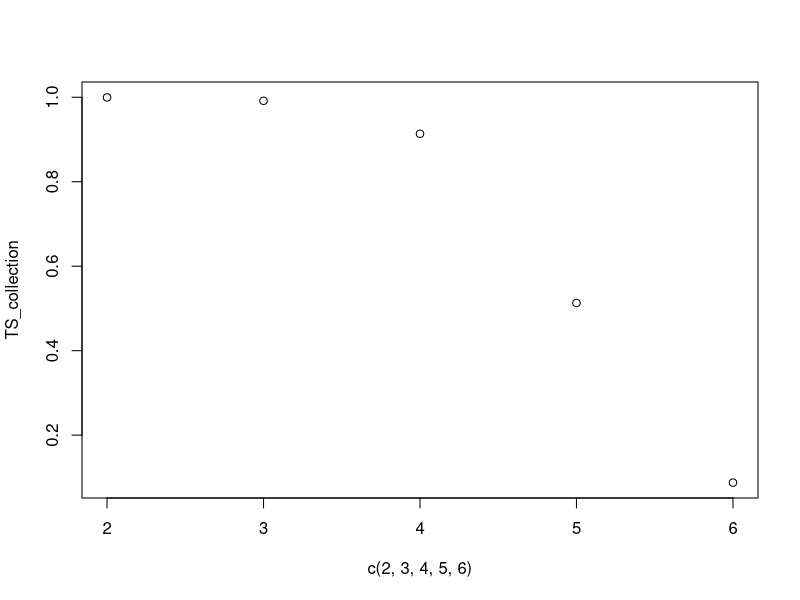

The R source for this figure:
generate_sample <- function(n, p, real_lambda, real_psi){
  Y <- MASS::mvrnorm(n = n, mu = rep(0,p), Sigma = real_lambda %*% t(real_lambda) + real_psi) 
  return(Y)
}

hypo_TS <- function(Y,lambda,psi){
  ### Input: Y: Sample matrix
  ###       lambda: the estimated loading matrix
  ###       psi: the estimated psi matrix
  ### Output: 
  ###       Test statistics
  n <- nrow(Y)
  p <- ncol(Y)
  m <- ncol(lambda)
  S <- cov(Y)
  print(psi)
  Sigma <- lambda %*% t(lambda) + diag(psi)
  print(det(Sigma))
  #print(Sigma)
  TS <- (sum(diag(solve(Sigma) %*% S)) + log(det(Sigma)) - log(det(S)) - p)
  s <- 1/2 * (p - m)^2 - 1/2 * (p + m)
  p_value <- 1 - pchisq(TS,s)
  return(p_value)
}

################################################################################
set.seed(123)

n <- 100
real_lambda <- matrix(c(
  1.8, 0, 0, 0,
  1.8, 0, 0, 0,
  1.8, 0, 0, 0,
  0, 1.7, 0, 0,
  0, 1.7, 0, 0,
  0, 1.7, 0, 0,
  0, 0, 1.6, 0,
  0, 0, 1.6, 0,
  0, 0, 1.6, 0,
  0, 0, 0, 1.5,
  0, 0, 0, 1.5,
  0, 0, 0, 1.5
), nrow = 12, ncol = 4, byrow = TRUE)
real_psi <- diag(c(1.27, 0.61, 0.74, 0.88, 0.65, 0.81, 0.74, 1.3, 1.35, 0.74, 0.92, 1.32))

p <- nrow(real_lambda)
m <- ncol(real_lambda)

Y <- generate_sample(n, p, real_lambda, real_psi)
TS_collection <- numeric(p/2 - 1)
for (k in 2:p/2){
  mle_result <- factanal(factors = k, covmat = cor(Y), rotation = 'varimax')
  est_lambda <- mle_result$loadings
  print(est_lambda)
  est_psi <- mle_result$uniquenesses
  #print(est_psi)
  TS <- hypo_TS(Y, est_lambda, est_psi)
  TS_collection[k-1] <- TS
}
plot(c(2,3,4,5,6), TS_collection)
abline(h = 0.05, col = "red", lty = 2)
